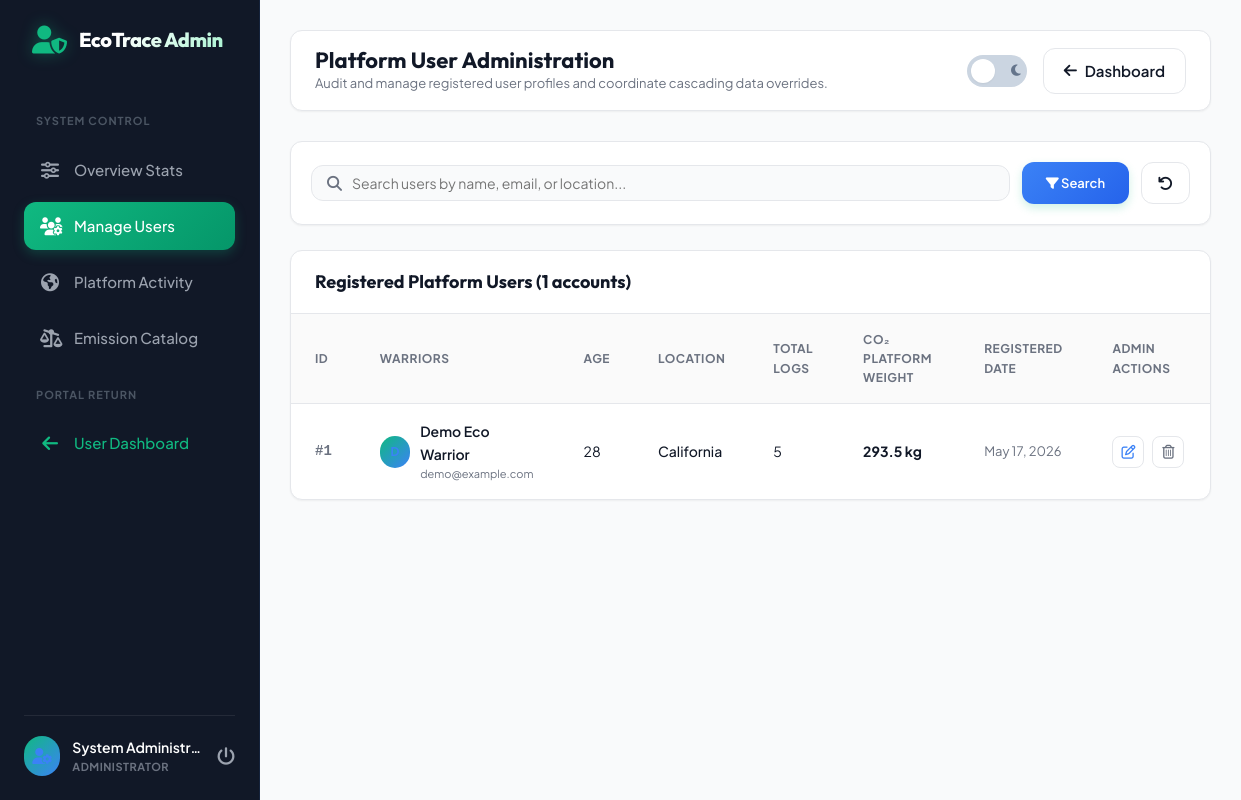
Page /admin_users.php (signed in) on the committed database.
### tables this page shows
CREATE TABLE IF NOT EXISTS users (
    user_id INT AUTO_INCREMENT PRIMARY KEY,
    name VARCHAR(100) NOT NULL,
    age INT NOT NULL,
    email VARCHAR(100) NOT NULL UNIQUE,
    password VARCHAR(255) NOT NULL,
    location VARCHAR(100) NOT NULL,
    created_at TIMESTAMP DEFAULT CURRENT_TIMESTAMP
);

### admin_users.php (the view, shortened to what this page needs)
<?php
require_once __DIR__ . '/config/db.php';
$admin_name = $_SESSION['admin_name'];
try {
    $search = filter_input(INPUT_GET, 'search', FILTER_DEFAULT);
    $query = "SELECT
        u.user_id,
        u.name,
        u.age,
        u.email,
        u.location,
        u.created_at,
        COALESCE(SUM(a.co2_emitted), 0) as cumulative_co2,
        COUNT(a.activity_id) as total_logs
        FROM users u
        LEFT JOIN activities a ON u.user_id = a.user_id";
    $params = [];
    $query .= " GROUP BY u.user_id ORDER BY u.created_at DESC";
    $stmt = $pdo->prepare($query);
    $stmt->execute($params);
    $users_list = $stmt->fetchAll();
} catch (PDOException $e) {
    $error_msg = "Failed to load platform users: " . $e->getMessage();
    $users_list = [];
}
$theme_class = "";
?>
<!DOCTYPE html>
<html lang="en" <?php echo $theme_class; ?>>
<head>
    <link rel="stylesheet" href="https://cdnjs.cloudflare.com/ajax/libs/font-awesome/6.4.0/css/all.min.css">
    <link rel="stylesheet" href="assets/css/style.css">
</head>
<body>
    <div class="app-container">
        <aside class="sidebar" style="border-right-color: var(--secondary-light);">
            <div class="sidebar-logo" style="color: var(--secondary);">
                <i class="fas fa-user-shield"></i>
                <span>EcoTrace Admin</span>
            </div>
            <ul class="sidebar-menu">
                <li class="menu-label">System Control</li>
                <li class="menu-item">
                    <a href="admin_dashboard.php"><i class="fas fa-sliders-h"></i> <span>Overview Stats</span></a>
                </li>
                <li class="menu-item active">
                    <a href="admin_users.php"><i class="fas fa-users-cog"></i> <span>Manage Users</span></a>
                </li>
                <li class="menu-item">
                    <a href="admin_activities.php"><i class="fas fa-globe-americas"></i> <span>Platform Activity</span></a>
                </li>
                <li class="menu-item">
                    <a href="admin_factors.php"><i class="fas fa-balance-scale-right"></i> <span>Emission Catalog</span></a>
                </li>
                <li class="menu-label">Portal Return</li>
                <li class="menu-item">
                    <a href="dashboard.php" style="color: var(--primary);"><i class="fas fa-arrow-left"></i> <span>User Dashboard</span></a>
                </li>
            </ul>
            <div class="sidebar-user">
                <div class="user-avatar" style="background-color: var(--secondary-light); color: var(--secondary);"><i class="fas fa-user-cog"></i></div>
                <div class="user-info">
                    <div class="user-name"><?php echo htmlspecialchars($admin_name); ?></div>
                    <div class="user-role">Administrator</div>
                </div>
                <a href="logout.php" class="logout-btn" title="Sign Out"><i class="fas fa-power-off"></i></a>
            </div>
        </aside>
        <main class="main-content">
            <header class="top-navbar">
                <div class="nav-left">
                    <h2>Platform User Administration</h2>
                    <p>Audit and manage registered user profiles and coordinate cascading data overrides.</p>
                </div>
                <div class="nav-right">
                    <label class="theme-switch" for="theme-toggle">
                        <span class="switch-slider">
                            <i class="fas fa-sun"></i>
                            <i class="fas fa-moon"></i>
                        </span>
                    </label>
                    <a href="admin_dashboard.php" class="btn-secondary" style="display: flex; align-items: center; gap: 8px;"><i class="fas fa-arrow-left"></i> Dashboard</a>
                </div>
            </header>
            <section class="table-card" style="padding: 20px; margin-bottom: 25px;">
                <form action="admin_users.php" method="GET" style="display: flex; gap: 12px; align-items: center;">
                    <div style="position: relative; flex-grow: 1;">
                        <input class="search-input" style="width: 100%; padding-left: 40px;" type="text" name="search" placeholder="Search users by name, email, or location..." value="<?php echo htmlspecialchars($search ?? ''); ?>">
                        <i class="fas fa-search" style="position: absolute; left: 16px; top: 50%; transform: translateY(-50%); color: var(--text-muted);"></i>
                    </div>
                    <button type="submit" class="btn-primary" style="background: linear-gradient(135deg, var(--secondary) 0%, #2563eb 100%); padding: 10px 24px; font-size: 13px; height: 42px;"><i class="fas fa-filter"></i> Search</button>
                    <a href="admin_users.php" class="btn-secondary" style="padding: 10px 16px; height: 42px; display: flex; align-items: center;"><i class="fas fa-undo"></i></a>
                </form>
            </section>
            <section class="table-card">
                <div class="table-header">
                    <h3>Registered Platform Users (<?php echo count($users_list); ?> accounts)</h3>
                </div>
                <div class="custom-table-wrapper">
                    <?php if (count($users_list) === 0): ?>
                        <div class="empty-state">
                            <i class="fas fa-users-slash"></i>
                            <p>No user profiles matching standard queries found.</p>
                        </div>
                    <?php else: ?>
                        <table class="custom-table">
                            <thead>
                                <tr>
                                    <th>ID</th>
                                    <th>Warriors</th>
                                    <th>Age</th>
                                    <th>Location</th>
                                    <th>Total Logs</th>
                                    <th>CO₂ Platform Weight</th>
                                    <th>Registered Date</th>
                                    <th>Admin Actions</th>
                                </tr>
                            </thead>
                            <tbody>
                                <?php foreach ($users_list as $row): ?>
                                    <tr>
                                        <td style="font-family: monospace; font-weight: bold; color: var(--text-muted);">#<?php echo $row['user_id']; ?></td>
                                        <td>
                                            <div style="display: flex; align-items: center; gap: 10px;">
                                                <div class="user-avatar" style="width: 32px; height: 32px; font-size: 12px; background-color: var(--secondary-light); color: var(--secondary);"><?php echo strtoupper(substr($row['name'], 0, 1)); ?></div>
                                                <div style="text-align: left;">
                                                    <div style="font-weight: 600; color: var(--text-main);"><?php echo htmlspecialchars($row['name']); ?></div>
                                                    <div style="font-size: 11px; color: var(--text-muted);"><?php echo htmlspecialchars($row['email']); ?></div>
                                                </div>
                                            </div>
                                        </td>
                                        <td><?php echo $row['age']; ?></td>
                                        <td style="font-weight: 500; color: var(--text-main);"><?php echo htmlspecialchars($row['location']); ?></td>
                                        <td><?php echo $row['total_logs']; ?></td>
                                        <td style="font-weight: 700; color: var(--text-main);"><?php echo number_format($row['cumulative_co2'], 1); ?> kg</td>
                                        <td style="color: var(--text-muted); font-size: 13px;"><?php echo date('M d, Y', strtotime($row['created_at'])); ?></td>
                                        <td>
                                            <div style="display: flex; gap: 8px;">
                                                <a href="admin_edit_user.php?user_id=<?php echo $row['user_id']; ?>"
                                                   class="action-icon-btn"
                                                   style="color: var(--secondary);"
                                                   title="Edit User Settings">
                                                    <i class="far fa-edit"></i>
                                                </a>
                                                <a href="admin_users.php?delete_user_id=<?php echo $row['user_id']; ?>&search=<?php echo urlencode($search ?? ''); ?>"
                                                   class="action-icon-btn"
                                                   onclick="return confirm('WARNING: Are you sure you want to delete this user profile and all their related carbon history? This will perform a MySQL CASCADE delete. This action is irreversible.')"
                                                   title="Delete Account">
                                                    <i class="far fa-trash-alt"></i>
                                                </a>
                                            </div>
                                        </td>
                                    </tr>
                                <?php endforeach; ?>
                            </tbody>
                        </table>
                    <?php endif; ?>
                </div>
            </section>
        </main>
    </div>
</body>
</html>

### rows in the picture
users: user_id "1", name "Demo Eco Warrior", email "demo@example.com", age "28", location "California", total_logs "5", cumulative_co2 "293.5", created_at "May 17, 2026"

### other values in the picture
$admin_name "System Administr…"
count($users_list) "1"
